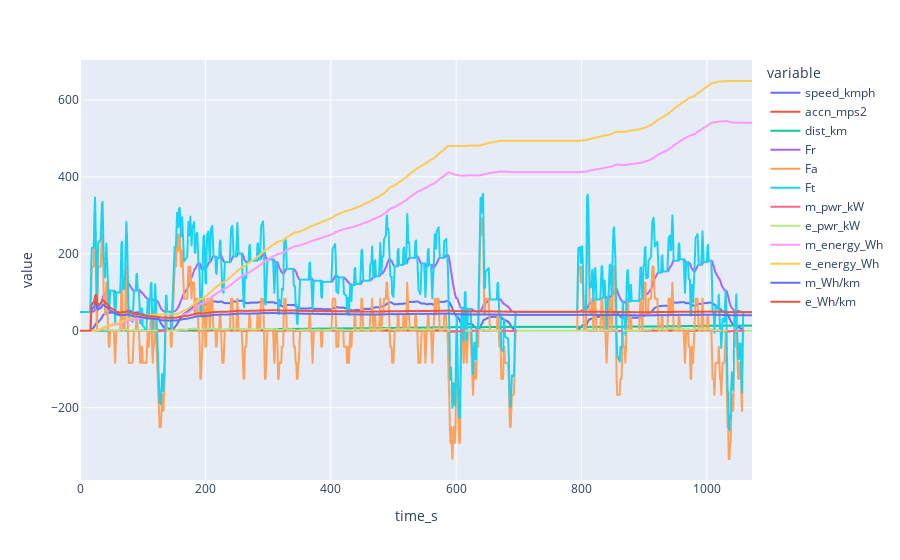

Notebook cell for this chart:
### Code cell
df_energy = energy_calc(time,speed,accn_mps2,mtr_sys_eff,coastdown_param)

### Figure 1 — Plotly figure (JSON) as saved in the notebook; plotly's stock layout.template omitted (floating-point values rounded to 4 significant figures; data arrays with more than 128 entries replaced by an {"elided": "..."} marker saying what was removed)
{"data": [{"hovertemplate": "variable=speed_kmph<br>time_s=%{x}<br>value=%{y}<extra></extra>", "legendgroup": "speed_kmph", "line": {"color": "#636efa", "dash": "solid"}, "marker": {"symbol": "circle"}, "mode": "lines", "name": "speed_kmph", "showlegend": true, "type": "scattergl", "x": {"elided": "1073 int values"}, "xaxis": "x", "y": {"elided": "1073 int values"}, "yaxis": "y"}, {"hovertemplate": "variable=accn_mps2<br>time_s=%{x}<br>value=%{y}<extra></extra>", "legendgroup": "accn_mps2", "line": {"color": "#EF553B", "dash": "solid"}, "marker": {"symbol": "circle"}, "mode": "lines", "name": "accn_mps2", "showlegend": true, "type": "scattergl", "x": {"elided": "1073 int values"}, "xaxis": "x", "y": {"elided": "1073 float values"}, "yaxis": "y"}, {"hovertemplate": "variable=dist_km<br>time_s=%{x}<br>value=%{y}<extra></extra>", "legendgroup": "dist_km", "line": {"color": "#00cc96", "dash": "solid"}, "marker": {"symbol": "circle"}, "mode": "lines", "name": "dist_km", "showlegend": true, "type": "scattergl", "x": {"elided": "1073 int values"}, "xaxis": "x", "y": {"elided": "1073 float values"}, "yaxis": "y"}, {"hovertemplate": "variable=Fr<br>time_s=%{x}<br>value=%{y}<extra></extra>", "legendgroup": "Fr", "line": {"color": "#ab63fa", "dash": "solid"}, "marker": {"symbol": "circle"}, "mode": "lines", "name": "Fr", "showlegend": true, "type": "scattergl", "x": {"elided": "1073 int values"}, "xaxis": "x", "y": {"elided": "1073 float values"}, "yaxis": "y"}, {"hovertemplate": "variable=Fa<br>time_s=%{x}<br>value=%{y}<extra></extra>", "legendgroup": "Fa", "line": {"color": "#FFA15A", "dash": "solid"}, "marker": {"symbol": "circle"}, "mode": "lines", "name": "Fa", "showlegend": true, "type": "scattergl", "x": {"elided": "1073 int values"}, "xaxis": "x", "y": {"elided": "1073 float values"}, "yaxis": "y"}, {"hovertemplate": "variable=Ft<br>time_s=%{x}<br>value=%{y}<extra></extra>", "legendgroup": "Ft", "line": {"color": "#19d3f3", "dash": "solid"}, "marker": {"symbol": "circle"}, "mode": "lines", "name": "Ft", "showlegend": true, "type": "scattergl", "x": {"elided": "1073 int values"}, "xaxis": "x", "y": {"elided": "1073 float values"}, "yaxis": "y"}, {"hovertemplate": "variable=m_pwr_kW<br>time_s=%{x}<br>value=%{y}<extra></extra>", "legendgroup": "m_pwr_kW", "line": {"color": "#FF6692", "dash": "solid"}, "marker": {"symbol": "circle"}, "mode": "lines", "name": "m_pwr_kW", "showlegend": true, "type": "scattergl", "x": {"elided": "1073 int values"}, "xaxis": "x", "y": {"elided": "1073 float values"}, "yaxis": "y"}, {"hovertemplate": "variable=e_pwr_kW<br>time_s=%{x}<br>value=%{y}<extra></extra>", "legendgroup": "e_pwr_kW", "line": {"color": "#B6E880", "dash": "solid"}, "marker": {"symbol": "circle"}, "mode": "lines", "name": "e_pwr_kW", "showlegend": true, "type": "scattergl", "x": {"elided": "1073 int values"}, "xaxis": "x", "y": {"elided": "1073 float values"}, "yaxis": "y"}, {"hovertemplate": "variable=m_energy_Wh<br>time_s=%{x}<br>value=%{y}<extra></extra>", "legendgroup": "m_energy_Wh", "line": {"color": "#FF97FF", "dash": "solid"}, "marker": {"symbol": "circle"}, "mode": "lines", "name": "m_energy_Wh", "showlegend": true, "type": "scattergl", "x": {"elided": "1073 int values"}, "xaxis": "x", "y": {"elided": "1073 float values"}, "yaxis": "y"}, {"hovertemplate": "variable=e_energy_Wh<br>time_s=%{x}<br>value=%{y}<extra></extra>", "legendgroup": "e_energy_Wh", "line": {"color": "#FECB52", "dash": "solid"}, "marker": {"symbol": "circle"}, "mode": "lines", "name": "e_energy_Wh", "showlegend": true, "type": "scattergl", "x": {"elided": "1073 int values"}, "xaxis": "x", "y": {"elided": "1073 float values"}, "yaxis": "y"}, {"hovertemplate": "variable=m_Wh/km<br>time_s=%{x}<br>value=%{y}<extra></extra>", "legendgroup": "m_Wh/km", "line": {"color": "#636efa", "dash": "solid"}, "marker": {"symbol": "circle"}, "mode": "lines", "name": "m_Wh/km", "showlegend": true, "type": "scattergl", "x": {"elided": "1073 int values"}, "xaxis": "x", "y": {"elided": "1073 float values"}, "yaxis": "y"}, {"hovertemplate": "variable=e_Wh/km<br>time_s=%{x}<br>value=%{y}<extra></extra>", "legendgroup": "e_Wh/km", "line": {"color": "#EF553B", "dash": "solid"}, "marker": {"symbol": "circle"}, "mode": "lines", "name": "e_Wh/km", "showlegend": true, "type": "scattergl", "x": {"elided": "1073 int values"}, "xaxis": "x", "y": {"elided": "1073 float values"}, "yaxis": "y"}], "layout": {"legend": {"title": {"text": "variable"}, "tracegroupgap": 0}, "margin": {"t": 60}, "xaxis": {"anchor": "y", "domain": [0, 1], "title": {"text": "time_s"}}, "yaxis": {"anchor": "x", "domain": [0, 1], "title": {"text": "value"}}}}
